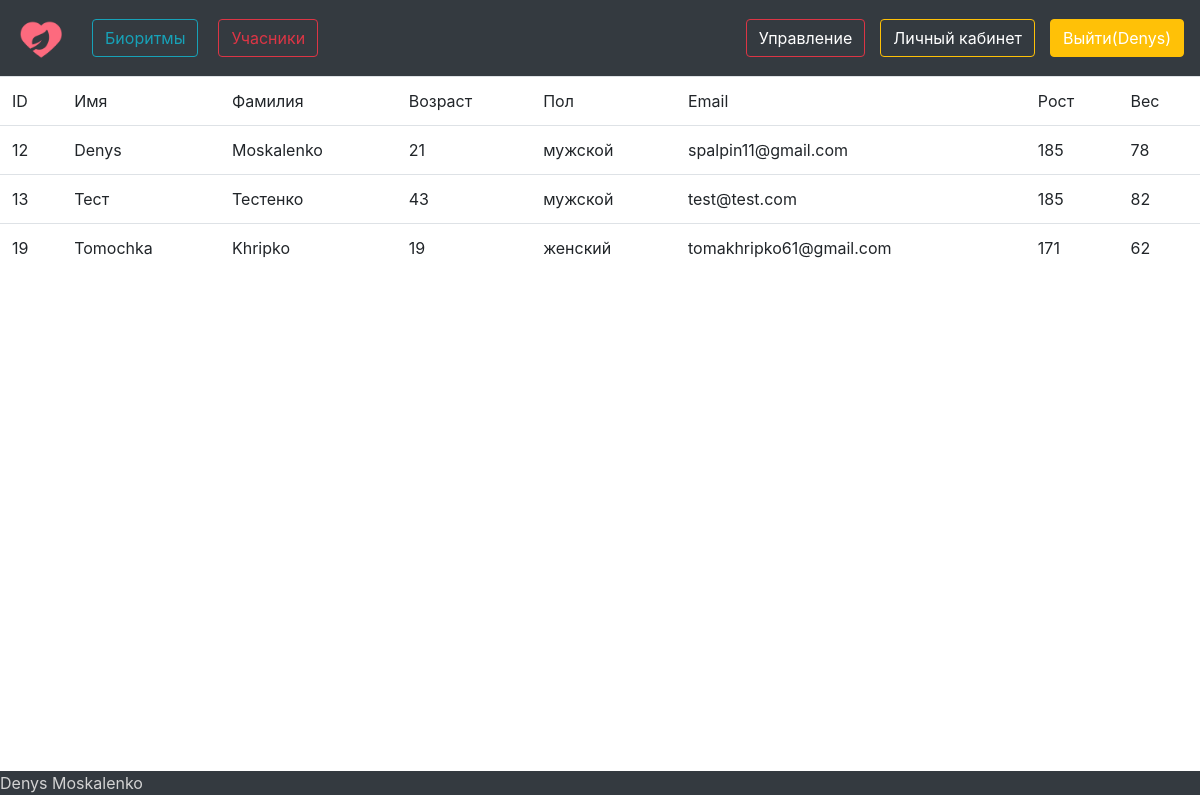
/ivents (signed in), run on the app's committed database.
### afront/models.py (models this page shows, shortened)
class Human(models.Model):
    name = models.CharField(max_length=50, verbose_name='Имя')
    surname = models.CharField(max_length=50, verbose_name='Фамилия')
    email = models.EmailField(max_length=50)
    phone = models.PositiveSmallIntegerField()
    age = models.PositiveSmallIntegerField()
    genders = (
        ('мужской', 'мужской'),
        ('женский', 'женский'),
    )
    gender = models.CharField(max_length=10, choices=genders)
    height = models.PositiveSmallIntegerField()
    weight = models.PositiveSmallIntegerField()

### afront/views.py (the view)
# urls.py: path('ivents', views.Ivent.as_view()),
class Ivent(TemplateView):
    template_name = 'ivent.html'
    def get(self, request):
        if request.user.is_authenticated:
            all_employees = Human.objects.all()
            ctx = {'all_employees': all_employees}
            return render(request, self.template_name, ctx)
        else:
            return render(request, self.template_name, {})

### afront/templates/ivent.html (shortened to what this page needs)
{% extends 'main.html' %}
{% block content %}
{% if user.is_authenticated%}
<table class="table table-hover">
 <thead class="thead-dark">
    <tr>
        <td>ID</td>
        <td>Имя</td>
        <td>Фамилия</td>
        <td>Возраст</td>
        <td>Пол</td>
        <td>Email</td>
        <td>Рост</td>
        <td>Вес</td>
    </tr>
  </thead>
  <tbody>
    <tr>
        {% for human in all_employees%}
        <td>{{human.id}}</td>
        <td>{{human.name}}</td>
        <td>{{human.surname}}</td>
        <td>{{human.age}}</td>
        <td>{{human.gender}}</td>
        <td>{{human.email}}</td>
        <td>{{human.height}}</td>
        <td>{{human.weight}}</td>
    </tr>
    {%endfor%}
  </tbody>
</table>
{%endif%}
{% endblock %}

### afront/templates/main.html (shortened to what this page needs)
<!DOCTYPE html>
 {% load static %}
<html lang="en">
<head>
    <link rel="stylesheet" href="https://stackpath.bootstrapcdn.com/bootstrap/4.4.1/css/bootstrap.min.css"crossorigin="anonymous" >
</head>
<body>
<header>
<nav class="navbar navbar-expand-lg navbar-dark bg-dark">
    <a href="/main" class="navbar-brand">
        <img width ="50" hight="40" alt="logo">
    </a>
{% if user.is_authenticated%}
        <ul class="navbar-nav mr-auto">
            <li class="nav-item"> <a class="btn btn-outline-info" href="/biorythms" role="button">Биоритмы</a>    </li>
            <li class="nav-item"> <a class="btn btn-outline-danger" href="/ivents" role="button">Учасники</a>  </li>
        </ul>
    {% if user.is_superuser%}
        <div class="navbar-text ml-9"  style="margin-right: 15px;">
            <a class="btn btn-outline-danger" href="/reduct" role="button">Управление</a>   </li>
        </div>
    {%endif%}
    <div class="navbar-text ml-9" style="margin-right: 15px;">
            <a class="btn btn-outline-warning" href="/account" role="button">Личный кабинет</a>    </li>
    </div>
    <div class="navbar-text ml-9">
            <a class="btn btn-warning" href="/logout" role="button">Выйти({{user.username}}) </a>    </li>
    </div>
    {%else%}
       <ul class="navbar-nav mr-auto " >
            <li class="nav-item"> <a class="btn btn-success " href="/auth" role="button">Войти</a>    </li>
            <li class="nav-item"> <a class="btn btn-info" href="/register" role="button">Зарегестрироваться</a>  </li>
        </ul>
    {%endif%}
</nav>
</header>
{% block content %}{% endblock %}
<footer class="page-footer font-small  bg-dark  bottom:10px  text"> Denys Moskalenko</footer>
</body>
</html>

### afront/templates/main.html (style rules this page uses)
nav a { margin-left: 0px; }
body { min-width: 100%; }
ul li { margin:0 10px; margin-bottom: 1px; margin-top: 1px; }
footer { position : fixed; bottom: 5px; color: lightgray; width : 100%; }
body { margin-left: 10px; }

### data on the page
Human: id "12", name "Denys", surname "Moskalenko", age "21", gender "мужской", email "spalpin11@gmail.com", height "185", weight "78"
Human: id "13", name "Тест", surname "Тестенко", age "43", gender "мужской", email "test@test.com", height "185", weight "82"
Human: id "19", name "Tomochka", surname "Khripko", age "19", gender "женский", email "tomakhripko61@gmail.com", height "171", weight "62"

### other printed values
{{ user.username }} "Denys"
